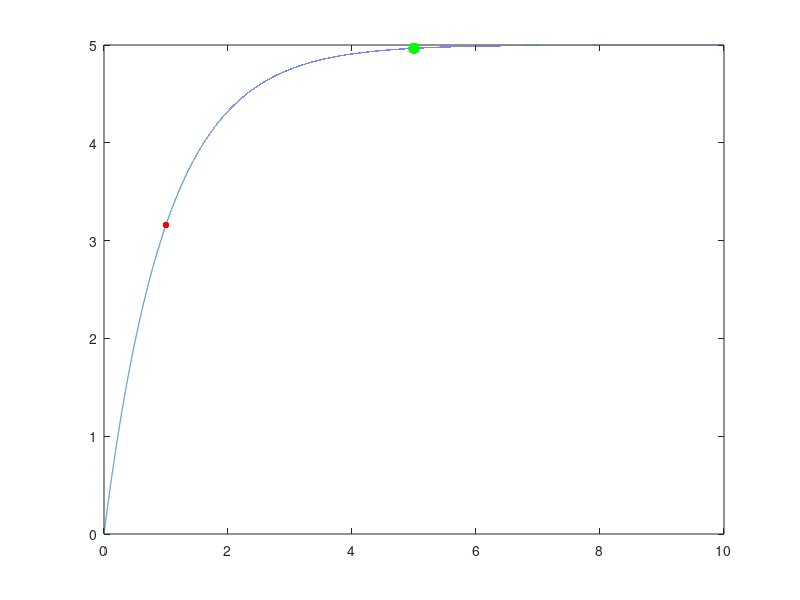

This chart was generated by the following MATLAB code:
R = 10000;
C = 100e-6;
Vs = 5.0;
t = 0.0 : 0.1e-3 : 10000e-3;
V0 = Vs*(1 - exp( -t/(R*C)));

axis([0,100e-3,0,1.25*Vs]);

plot( t, V0 );
hold on;
plot(1*R*C, Vs*(1 - exp( -1*R*C/(R*C))) ,'r.','MarkerSize',15);
hold on;
plot(5*R*C, Vs*(1 - exp( -5*R*C/(R*C))) ,'g.','MarkerSize',25);
